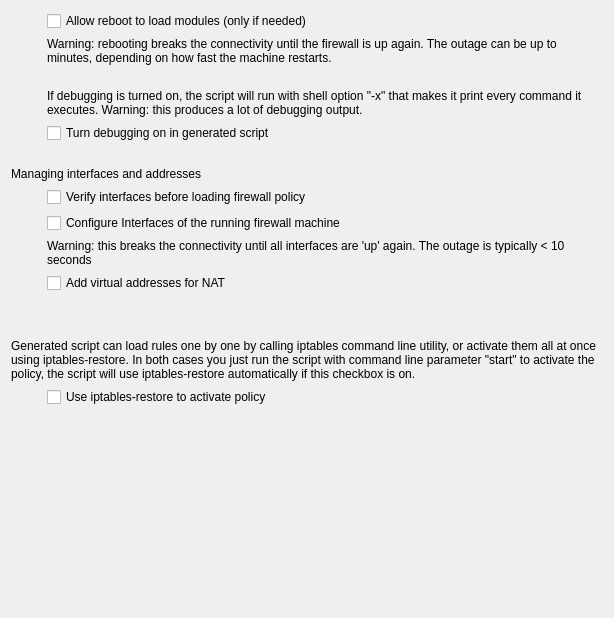
     <widget class="QWidget" name="tab4">
      <attribute name="title">
       <string>Script</string>
      </attribute>
      <layout class="QGridLayout" name="gridLayout_4">
       <item row="0" column="0">
        <spacer>
         <property name="orientation">
          <enum>Qt::Orientation::Horizontal</enum>
         </property>
         <property name="sizeType">
          <enum>QSizePolicy::Policy::Fixed</enum>
         </property>
         <property name="sizeHint" stdset="0">
          <size>
           <width>30</width>
           <height>20</height>
          </size>
         </property>
        </spacer>
       </item>
       <item row="0" column="1">
        <widget class="QCheckBox" name="allowReboot">
         <property name="sizePolicy">
          <sizepolicy hsizetype="MinimumExpanding" vsizetype="Fixed">
           <horstretch>0</horstretch>
           <verstretch>0</verstretch>
          </sizepolicy>
         </property>
         <property name="text">
          <string>Allow reboot to load modules (only if needed)</string>
         </property>
        </widget>
       </item>
       <item row="2" column="1">
        <spacer name="verticalSpacer_4">
         <property name="orientation">
          <enum>Qt::Orientation::Vertical</enum>
         </property>
         <property name="sizeType">
          <enum>QSizePolicy::Policy::Fixed</enum>
         </property>
         <property name="sizeHint" stdset="0">
          <size>
           <width>556</width>
           <height>18</height>
          </size>
         </property>
        </spacer>
       </item>
       <item row="5" column="1">
        <widget class="QCheckBox" name="iptDebug">
         <property name="sizePolicy">
          <sizepolicy hsizetype="MinimumExpanding" vsizetype="Fixed">
           <horstretch>0</horstretch>
           <verstretch>0</verstretch>
          </sizepolicy>
         </property>
         <property name="text">
          <string>Turn debugging on in generated script</string>
         </property>
        </widget>
       </item>
       <item row="6" column="1">
        <spacer name="verticalSpacer_3">
         <property name="orientation">
          <enum>Qt::Orientation::Vertical</enum>
         </property>
         <property name="sizeType">
          <enum>QSizePolicy::Policy::Fixed</enum>
         </property>
         <property name="sizeHint" stdset="0">
          <size>
           <width>556</width>
           <height>18</height>
          </size>
         </property>
        </spacer>
       </item>
       <item row="7" column="0" colspan="2">
        <widget class="QLabel" name="label_3">
         <property name="text">
          <string>Managing interfaces and addresses</string>
         </property>
        </widget>
       </item>
       <item row="8" column="1">
        <widget class="QCheckBox" name="verifyInterfaces">
         <property name="sizePolicy">
          <sizepolicy hsizetype="MinimumExpanding" vsizetype="Fixed">
           <horstretch>0</horstretch>
           <verstretch>0</verstretch>
          </sizepolicy>
         </property>
         <property name="text">
          <string>Verify interfaces before loading firewall policy</string>
         </property>
        </widget>
       </item>
       <item row="9" column="1">
        <widget class="QCheckBox" name="configureInterfaces">
         <property name="sizePolicy">
          <sizepolicy hsizetype="MinimumExpanding" vsizetype="Fixed">
           <horstretch>0</horstretch>
           <verstretch>0</verstretch>
          </sizepolicy>
         </property>
         <property name="text">
          <string>Configure Interfaces of the running firewall machine</string>
         </property>
        </widget>
       </item>
       <item row="11" column="1">
        <widget class="QCheckBox" name="addVirtualsforNAT">
         <property name="sizePolicy">
          <sizepolicy hsizetype="MinimumExpanding" vsizetype="Fixed">
           <horstretch>0</horstretch>
           <verstretch>0</verstretch>
          </sizepolicy>
         </property>
         <property name="text">
          <string>Add virtual addresses for NAT</string>
         </property>
        </widget>
       </item>
       <item row="12" column="1">
        <spacer name="verticalSpacer_2">
         <property name="orientation">
          <enum>Qt::Orientation::Vertical</enum>
         </property>
         <property name="sizeType">
          <enum>QSizePolicy::Policy::Fixed</enum>
         </property>
         <property name="sizeHint" stdset="0">
          <size>
           <width>556</width>
           <height>40</height>
          </size>
         </property>
        </spacer>
       </item>
       <item row="13" column="0" colspan="2">
        <widget class="QLabel" name="label_5">
         <property name="text">
          <string>Generated script can load rules one by one by calling iptables command line utility, or activate them all at once using iptables-restore. In both cases you just run the script with command line parameter &quot;start&quot; to activate the policy, the script will use iptables-restore automatically if this checkbox is on.</string>
         </property>
         <property name="wordWrap">
          <bool>true</bool>
         </property>
        </widget>
       </item>
       <item row="14" column="1">
        <widget class="QCheckBox" name="iptablesRestoreActivation">
         <property name="sizePolicy">
          <sizepolicy hsizetype="MinimumExpanding" vsizetype="Fixed">
           <horstretch>0</horstretch>
           <verstretch>0</verstretch>
          </sizepolicy>
         </property>
         <property name="toolTip">
          <string>iptables-restore replaces firewall policy in one atomic transaction</string>
         </property>
         <property name="text">
          <string>Use iptables-restore to activate policy</string>
         </property>
        </widget>
       </item>
       <item row="15" column="1">
        <spacer>
         <property name="orientation">
          <enum>Qt::Orientation::Vertical</enum>
         </property>
         <property name="sizeType">
          <enum>QSizePolicy::Policy::Expanding</enum>
         </property>
         <property name="sizeHint" stdset="0">
          <size>
           <width>20</width>
           <height>200</height>
          </size>
         </property>
        </spacer>
       </item>
       <item row="1" column="1">
        <widget class="QLabel" name="label_6">
         <property name="text">
          <string>Warning: rebooting breaks the connectivity until the firewall is up again. The outage can be up to minutes, depending on how fast the machine restarts.</string>
         </property>
         <property name="wordWrap">
          <bool>true</bool>
         </property>
        </widget>
       </item>
       <item row="3" column="1">
        <widget class="QLabel" name="label_7">
         <property name="text">
          <string>If debugging is turned on, the script will run with shell option &quot;-x&quot; that makes it print every command it executes. Warning: this produces a lot of debugging output.</string>
         </property>
         <property name="wordWrap">
          <bool>true</bool>
         </property>
        </widget>
       </item>
       <item row="10" column="1">
        <widget class="QLabel" name="label_8">
         <property name="text">
          <string>Warning: this breaks the connectivity until all interfaces are 'up' again. The outage is typically &lt; 10 seconds </string>
         </property>
         <property name="wordWrap">
          <bool>true</bool>
         </property>
        </widget>
       </item>
      </layout>
     </widget>
